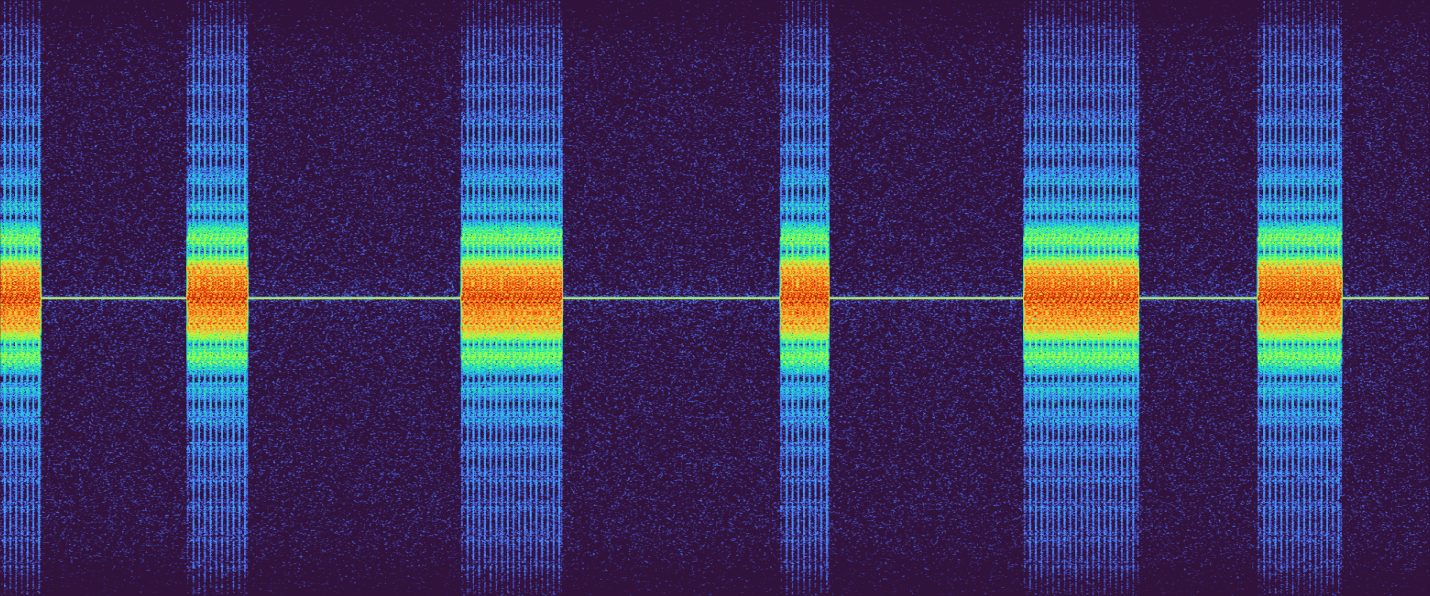
#> input picture presentations/milcom2026/assets/ota/bluetooth/burst.png, 10004 x 4171 px (shown at 1/7 size)
$ python make_pdf_contact_sheet.py --page-dir ../../../presentations/milcom2026/assets/ota/bluetooth --out out.png
#> lines starting #> are read from the running program, lines starting #| are printed output that depends on the picture
#!/usr/bin/env python3
from __future__ import annotations

import argparse
import math
from pathlib import Path
from PIL import Image, ImageDraw, ImageFont


def natural_page_key(path: Path):
    stem = path.stem
    tail = stem.split("-")[-1]
    try:
        return int(tail)
    except ValueError:
        return stem


def main() -> None:
    ap = argparse.ArgumentParser(description="Create a contact sheet from rendered PDF page PNGs.")
    ap.add_argument("--page-dir", required=True, type=Path)
    ap.add_argument("--out", required=True, type=Path)
    ap.add_argument("--title", default="")
    ap.add_argument("--cols", type=int, default=3)
    ap.add_argument("--thumb-width", type=int, default=900)
    ap.add_argument("--pad", type=int, default=30)
    args = ap.parse_args()

    page_paths = sorted(args.page_dir.glob("*.png"), key=natural_page_key)
    if not page_paths:
        raise SystemExit(f"No PNG pages found in {args.page_dir}")

    try:
        font_title = ImageFont.truetype("DejaVuSans-Bold.ttf", 36)
        font_label = ImageFont.truetype("DejaVuSans.ttf", 24)
    except Exception:
        font_title = ImageFont.load_default()
        font_label = ImageFont.load_default()

    thumbs = []
    for p in page_paths:
        im = Image.open(p).convert("RGB")
#> im is the input picture: PIL image 10004x4171 RGB; mean R, G, B 60.5, 53.4, 97.6
        scale = args.thumb_width / im.width
#> scale = 0.09
        new_size = (args.thumb_width, max(1, int(im.height * scale)))
#> new_size = (900, 375)
        im = im.resize(new_size, Image.LANCZOS)
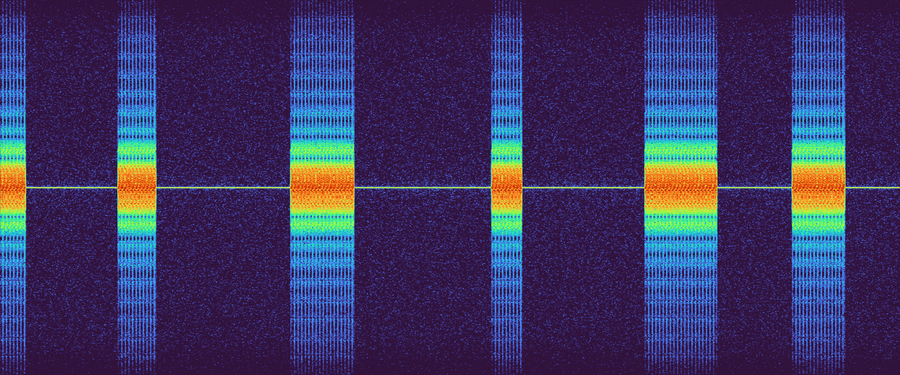
#> im: PIL image 900x375 RGB; mean R, G, B 60.5, 53.4, 97.5
        thumbs.append((p, im))

    cols = max(1, args.cols)
    rows = math.ceil(len(thumbs) / cols)
#> rows = 1

    label_h = 42
    title_h = 70 if args.title else 0
    cell_w = args.thumb_width + args.pad * 2
    cell_h = max(im.height for _, im in thumbs) + label_h + args.pad * 2
#> cell_h = 477

    out_w = cols * cell_w
    out_h = title_h + rows * cell_h
#> out_h = 477

    sheet = Image.new("RGB", (out_w, out_h), "white")
#> sheet: PIL image 2880x477 RGB; every value is 255
    draw = ImageDraw.Draw(sheet)

    y0 = 0
    if args.title:
        draw.text((args.pad, 18), args.title, fill="black", font=font_title)
        y0 = title_h

    for idx, (p, im) in enumerate(thumbs):
        r = idx // cols
        c = idx % cols
        x = c * cell_w + args.pad
        y = y0 + r * cell_h + args.pad
        sheet.paste(im, (x, y))
        draw.text((x, y + im.height + 8), p.name, fill="black", font=font_label)
#> this loop made 1 pass
#> (r, c, x, y) on pass 1: (0, 0, 30, 30)
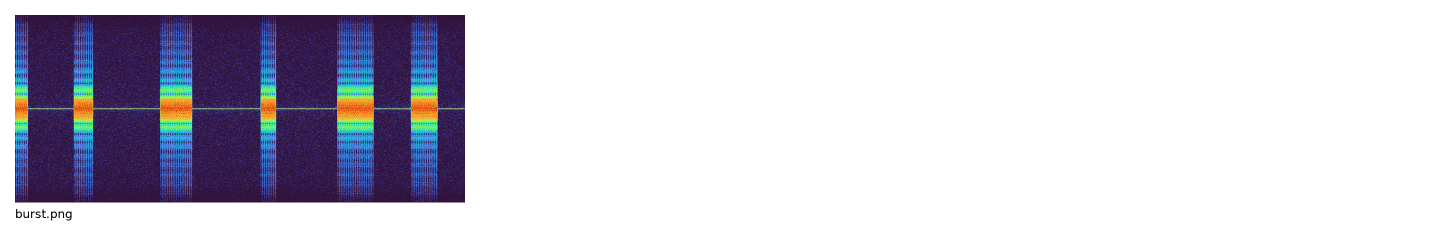
#> sheet: PIL image 2880x477 RGB (shown at 1/2 size); mean R, G, B 207.1, 205.4, 216.2

    args.out.parent.mkdir(parents=True, exist_ok=True)
    sheet.save(args.out)
    print(f"Wrote contact sheet: {args.out}")


if __name__ == "__main__":
    main()
